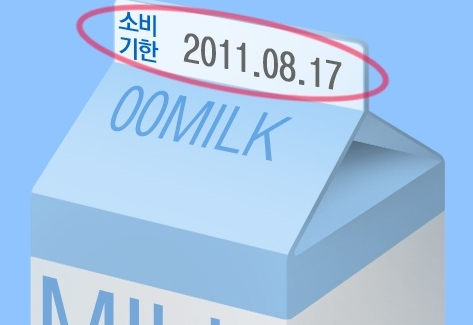
#> input picture expired.png, 473 x 325 px
$ python -i camera.py   (imports and definitions only)
#> lines starting #> are read from the running program, lines starting #| are printed output that depends on the picture
#> further down, picture is the input picture: shape (325, 473, 3); mean B, G, R 233.8, 198.7, 165.8
"""
유통기한 OCR 모듈 — Roboflow Cloud OCR API 기반 (로컬 모델 설치 불필요)
지원 날짜 형식: YYYY.MM.DD / YYYY-MM-DD / YY.MM.DD / YYYY년MM월DD일
"""
import re
import base64
import calendar
import cv2
import numpy as np
import requests
from datetime import datetime

ROBOFLOW_API_KEY = "9FLfxK3lx9uuy7EzGd5X"
ROBOFLOW_OCR_URL = "https://serverless.roboflow.com/-rtntv/workflows/easyocr-demo-2"


def _preprocess(frame):
    gray = cv2.cvtColor(frame, cv2.COLOR_BGR2GRAY)
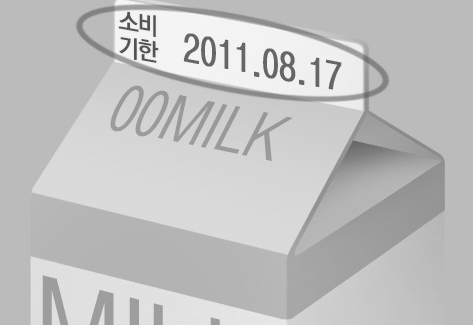
#> gray: shape (325, 473); min 77, max 250, mean 192.9
    clahe = cv2.createCLAHE(clipLimit=2.0, tileGridSize=(8, 8))
    gray = clahe.apply(gray)
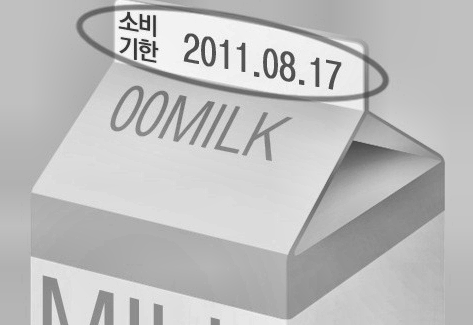
#> gray: shape (325, 473); min 43, max 252, mean 189.5
    sharpen = np.array([[0, -1, 0], [-1, 5, -1], [0, -1, 0]], dtype=np.float32)
    return cv2.filter2D(gray, -1, sharpen)
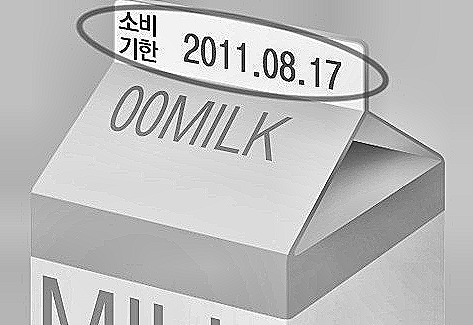
#> returned value: shape (325, 473); min 0, max 255, mean 188.7


def _to_b64(img) -> str:
    _, buf = cv2.imencode(".jpg", img)
    return base64.b64encode(buf.tobytes()).decode("utf-8")


# [91 lines left out: functions _call_roboflow, _parse_date, scan_from_frame, scan_expiry_date, not called in this run]

>>> import cv2
>>> picture = cv2.imread('../expired.png')
>>> result = _preprocess(picture)
